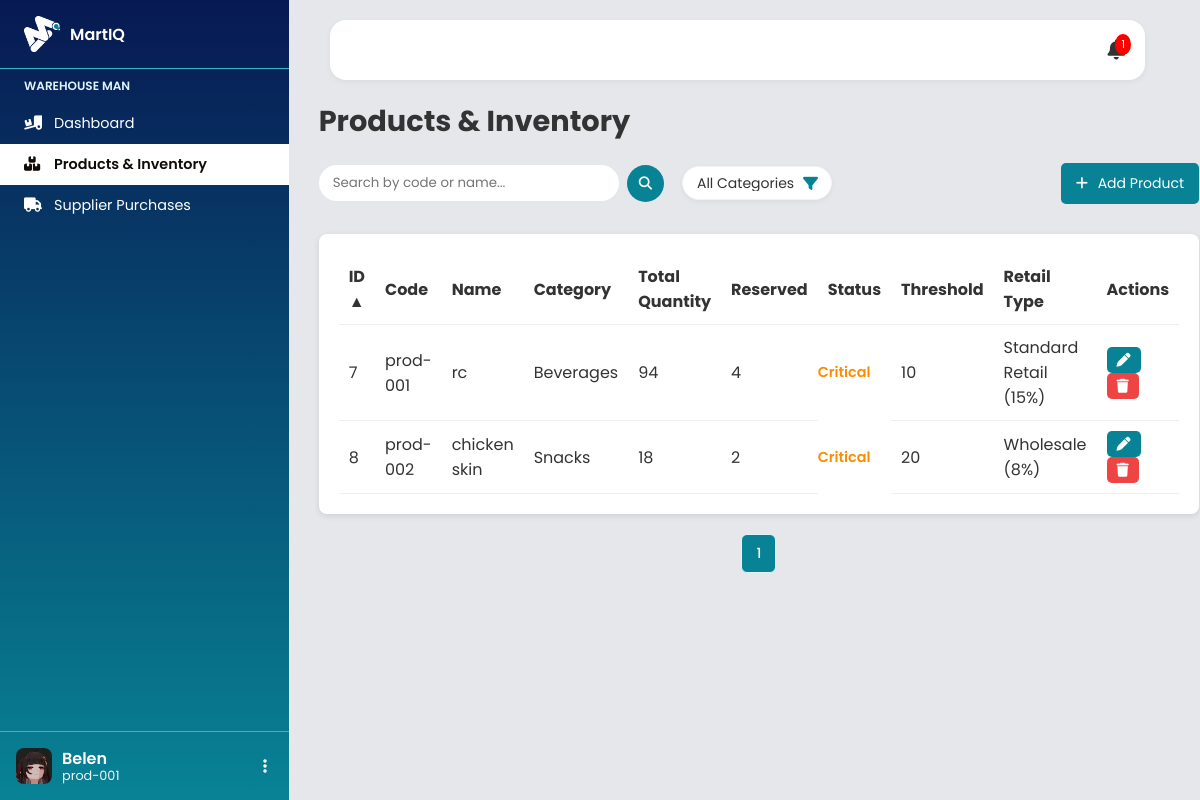
The page /budegero/budegero.php?page=product_inventory (signed in) on the database its author committed.
### tables this page shows
CREATE TABLE `product` (
  `product_id` int(11) NOT NULL,
  `product_code` varchar(100) NOT NULL,
  `product_name` varchar(100) NOT NULL,
  `product_picture` varchar(255) NOT NULL,
  `category` int(11) DEFAULT NULL,
  `retail_id` int(11) DEFAULT NULL,
  `total_quantity` int(11) DEFAULT NULL,
  `reserved_qty` int(11) DEFAULT NULL,
  `threshold_id` int(11) DEFAULT NULL,
  `threshold` int(11) DEFAULT NULL,
  `created_at` timestamp NOT NULL DEFAULT current_timestamp(),
  `updated_at` timestamp NULL DEFAULT current_timestamp()
);

CREATE TABLE `category` (
  `category_id` int(11) NOT NULL,
  `category_name` varchar(255) NOT NULL,
  `retail_id` int(11) DEFAULT NULL,
  `created_at` datetime NOT NULL DEFAULT current_timestamp(),
  `updated_at` datetime NOT NULL DEFAULT current_timestamp()
);

CREATE TABLE `status` (
  `status_id` int(11) NOT NULL,
  `status_label` varchar(255) NOT NULL,
  `created_at` datetime NOT NULL DEFAULT current_timestamp(),
  `updated_at` datetime NOT NULL DEFAULT current_timestamp()
);

CREATE TABLE `retail_variables` (
  `retail_id` int(11) NOT NULL,
  `name` varchar(255) DEFAULT NULL,
  `percent` int(11) DEFAULT NULL,
  `created_at` datetime NOT NULL DEFAULT current_timestamp(),
  `updated_at` datetime NOT NULL DEFAULT current_timestamp()
);

### budegero/product_inventory.php (the view, shortened to what this page needs)
<?php
include '../config.php';
$limit = 10;
$page = max(1, (int)($_GET['page_num'] ?? 1));
$start = ($page - 1) * $limit;
$search = trim($_GET['search'] ?? '');
$filter_category = (int)($_GET['category_filter'] ?? 0);
$where = [];
$where_sql = $where ? "WHERE " . implode(" AND ", $where) : '';
$total = $conn->query("SELECT COUNT(*) as c FROM product p $where_sql")->fetch_assoc()['c'];
$pages = ceil($total / $limit);
$allowed_sort = ['product_id', 'product_code', 'product_name', 'category', 'total_quantity', 'threshold'];
$sort = in_array($_GET['sort'] ?? '', $allowed_sort) ? $_GET['sort'] : 'product_id';
$order = strtoupper($_GET['order'] ?? 'ASC') === 'DESC' ? 'DESC' : 'ASC';
$result = $conn->query("
    SELECT p.*,
           c.category_name,
           s.status_label,
           r.name AS retail_type,
           r.percent AS retail_percent
    FROM product p
    LEFT JOIN category c ON p.category = c.category_id
    LEFT JOIN status s ON p.threshold_id = s.status_id
    LEFT JOIN retail_variables r ON p.retail_id = r.retail_id
    $where_sql
    ORDER BY $sort $order
    LIMIT $start, $limit
");
?>
<!DOCTYPE html>
<html lang="en">
<head>
    <link rel="stylesheet" href="../css/product_inv.css">
    <link rel="stylesheet" href="https://cdnjs.cloudflare.com/ajax/libs/font-awesome/6.4.0/css/all.min.css">
</head>
<body>
    <h1 class="page-title"> Products & Inventory</h1>
    <div class="actions-bar">
        <form method="GET" class="search-form">
            <input type="text" name="search" placeholder="Search by code or name..." value="<?= htmlspecialchars($search) ?>">
            <button type="submit"><i class="fa fa-search"></i></button>
            <div class="filter-wrapper">
                <select name="category_filter" onchange="this.form.submit()">
                    <option value="0">All Categories</option>
                </select>
            </div>
        </form>
        <button class="add-btn"><i class="fa-solid fa-plus"></i> Add Product</button>
    </div>
    <div class="table-container">
        <table>
            <thead>
                <tr>
                    <?php
                    $columns = [
                        'product_id' => 'ID',
                        'product_code' => 'Code',
                        'product_name' => 'Name',
                        'category' => 'Category',
                        'total_quantity' => 'Total Quantity',
                        'reserved_qty' => 'Reserved',
                        'threshold_id' => 'Status',
                        'threshold' => 'Threshold',
                        'retail_id' => 'Retail Type'
                    ];
                    foreach ($columns as $col => $label):
                        $indicator = ($sort == $col) ? ($order === 'ASC' ? '▲' : '▼') : '';
                        $newOrder = ($sort == $col && $order === 'ASC') ? 'DESC' : 'ASC';
                        echo "<th><a href='?page=product_inventory&sort=$col&order=$newOrder&search=" . urlencode($search) . "&category_filter=$filter_category'>$label $indicator</a></th>";
                    endforeach;
                    ?>
                    <th>Actions</th>
                </tr>
            </thead>
            <tbody>
                <?php if ($result->num_rows > 0): while ($row = $result->fetch_assoc()): ?>
                        <tr>
                            <td><?= $row['product_id'] ?></td>
                            <td><?= $row['product_code'] ?></td>
                            <td><?= htmlspecialchars($row['product_name']) ?></td>
                            <td><?= htmlspecialchars($row['category_name']) ?></td>
                            <td><?= $row['total_quantity'] ?></td>
                            <td><?= $row['reserved_qty'] ?></td>
                            <td class="status-<?= strtolower($row['status_label']) ?>">
                                <?= ucfirst($row['status_label']) ?>
                            </td>
                            <td><?= $row['threshold'] ?></td>
                            <td><?= htmlspecialchars($row['retail_type']) ?> (<?= $row['retail_percent'] ?>%)</td>
                            <td class="actions">
                                <button class="edit-btn"
                                    data-id="<?= $row['product_id'] ?>"
                                    data-code="<?= $row['product_code'] ?>"
                                    data-name="<?= htmlspecialchars($row['product_name']) ?>"
                                    data-category="<?= $row['category'] ?>"
                                    data-retail="<?= $row['retail_id'] ?>"
                                    data-quantity="<?= $row['total_quantity'] ?>"
                                    data-threshold="<?= $row['threshold'] ?>"
                                    data-status="<?= $row['threshold_id'] ?>">
                                    <i class="fa-solid fa-pen"></i>
                                </button>
                                <a href="?page=product_inventory&delete=<?= $row['product_id'] ?>" onclick="return confirm('Delete this product?')" class="delete-btn"><i class="fa-solid fa-trash"></i></a>
                            </td>
                        </tr>
                    <?php endwhile;
                else: ?>
                    <tr>
                        <td colspan="10">No products found.</td>
                    </tr>
                <?php endif; ?>
            </tbody>
        </table>
    </div>
    <div class="pagination">
        <?php for ($i = 1; $i <= $pages; $i++): ?>
            <a href="?page=product_inventory&page_num=<?= $i ?>&sort=<?= $sort ?>&order=<?= $order ?>&search=<?= urlencode($search) ?>" class="<?= ($i == $page ? 'active' : '') ?>"><?= $i ?></a>
        <?php endfor; ?>
    </div>
</body>
</html>

### css/budegero.css (style rules this page uses)
:root { --black: #000; --smokey: #100c08; --white: #fff; --ghostWhite: #e5e7eb; --platinum: #e0f2fe; --silver: #f3f4f6; --gray: #6b7280; --lightGray: #555; --darkGray: #333; --cyan: #EBF4F6; --aqua: #37B7C3; --teal: #088395; --navy: #071952; }
* { margin: 0; padding: 0; box-sizing: border-box; font-family: "Poppins", sans-serif; }
html, body { overflow-x: hidden; }
body { display: flex; height: 100vh; background: var(--ghostWhite); color: var(--darkGray); }
.page-title { font-size: 1.8rem; font-weight: bold; margin-bottom: 15px; }
table { width: 100%; border-collapse: collapse; }
table th, table td { text-align: left; padding: 10px; border-bottom: 1px solid #eee; }

### css/product_inv.css (style rules this page uses)
:root { --black: #000; --smokey: #100c08; --white: #fff; --ghostWhite: #e5e7eb; --platinum: #e0f2fe; --silver: #f3f4f6; --gray: #6b7280; --lightGray: #555; --darkGray: #333; --cyan: #EBF4F6; --aqua: #37B7C3; --teal: #088395; --navy: #071952; }
* { font-family: "Poppins", sans-serif; }
.main h1 { margin-bottom: 20px; }
.status-sufficient, .status-low, .status-critical, .status-out { background: none !important; border: none !important; border-radius: 0 !important; box-shadow: none !important; padding: 0 !important; font-weight: 600; font-size: 0.9rem; border-bottom: var(); }
.status-critical { color: #ff8c00; font-weight: 600; }
.table-container { background: var(--white); border-radius: 8px; padding: 20px; box-shadow: 0 2px 6px rgba(0, 0, 0, 0.1); }
table { width: 100%; border-collapse: collapse; }
table td, table th { background: transparent !important; }
th,td { padding: 12px 15px; text-align: left; border-bottom: 1px solid var(--silver); }
th { background: var(--ghostWhite); font-weight: bold; }
th a { color: inherit; text-decoration: none; }
.actions-bar { display: flex; align-items: center; justify-content: space-between; margin-bottom: 15px; gap: 10px; }
.search-form { display: flex; align-items: center; gap: 8px; flex: 1; margin-bottom: 15px; }
.search-form input { padding: 8px 14px; border: 1px solid var(--whiteThree); border-radius: 20px; outline: none; width: 100%; max-width: 300px; transition: all 0.3s ease; }
.search-form button { background: var(--teal); border: none; color: var(--white); padding: 12px 12px; border-radius: 50%; cursor: pointer; transition: background 0.3s ease; }
.filter-wrapper { position: relative; display: inline-block; margin-left: 10px; }
.filter-wrapper select { padding: 8px 36px 8px 14px; border-radius: 20px; border: 1px solid var(--silver); background: var(--white); cursor: pointer; font-size: 14px; color: var(--darkGray); outline: none; appearance: none; -webkit-appearance: none; -moz-appearance: none; transition: all 0.3s ease; box-shadow: 0 2px 5px rgba(0, 0, 0, 0.05); }
.actions button { border: none; padding: 6px 10px; border-radius: 5px; cursor: pointer; margin-right: 5px; font-size: 14px; }
.actions button, .actions a { display: inline-flex; align-items: center; justify-content: center; gap: 4px; padding: 6px 10px; font-size: 14px; border-radius: 5px; text-decoration: none; }
.edit-btn { background: var(--teal); color: var(--white); }
.delete-btn { display: inline-block; border: none; padding: 6px 10px; border-radius: 5px; cursor: pointer; font-size: 14px; background: #ef4444; color: var(--white); text-decoration: none; }
.add-btn { background: var(--teal); color: var(--white); padding: 10px 15px; border-radius: 5px; border: none; cursor: pointer; margin-bottom: 15px; font-size: 14px; }
.add-btn i { margin-right: 6px; }
.pagination { margin: 20px 0; text-align: center; }
.pagination a { display: inline-block; padding: 8px 14px; margin: 0 4px; font-size: 14px; font-weight: 500; color: var(--blue); background: var(--ghostWhite); border: 1px solid var(--platinum); border-radius: 6px; text-decoration: none; transition: all 0.3s ease; }
.pagination a.active { background: var(--teal); color: var(--white); pointer-events: none; }

### rows shown on the page
product: product_id "7", product_code "prod-001", product_name "rc", category.category_name "Beverages", total_quantity "94", reserved_qty "4", threshold.status_label "Critical", threshold "10", retail.name "Standard Retail", retail.percent "15"
product: product_id "8", product_code "prod-002", product_name "chicken skin", category.category_name "Snacks", total_quantity "18", reserved_qty "2", threshold.status_label "Critical", threshold "20", retail.name "Wholesale", retail.percent "8"

### other values the page prints
$_SESSION['username'] "Belen"
$_SESSION['email'] "prod-001"
$unreadCount "1"
$label "ID"
$indicator "▲"
$label "Code"
$label "Name"
$label "Category"
$label "Total Quantity"
$label "Reserved"
$label "Status"
$label "Threshold"
$label "Retail Type"
